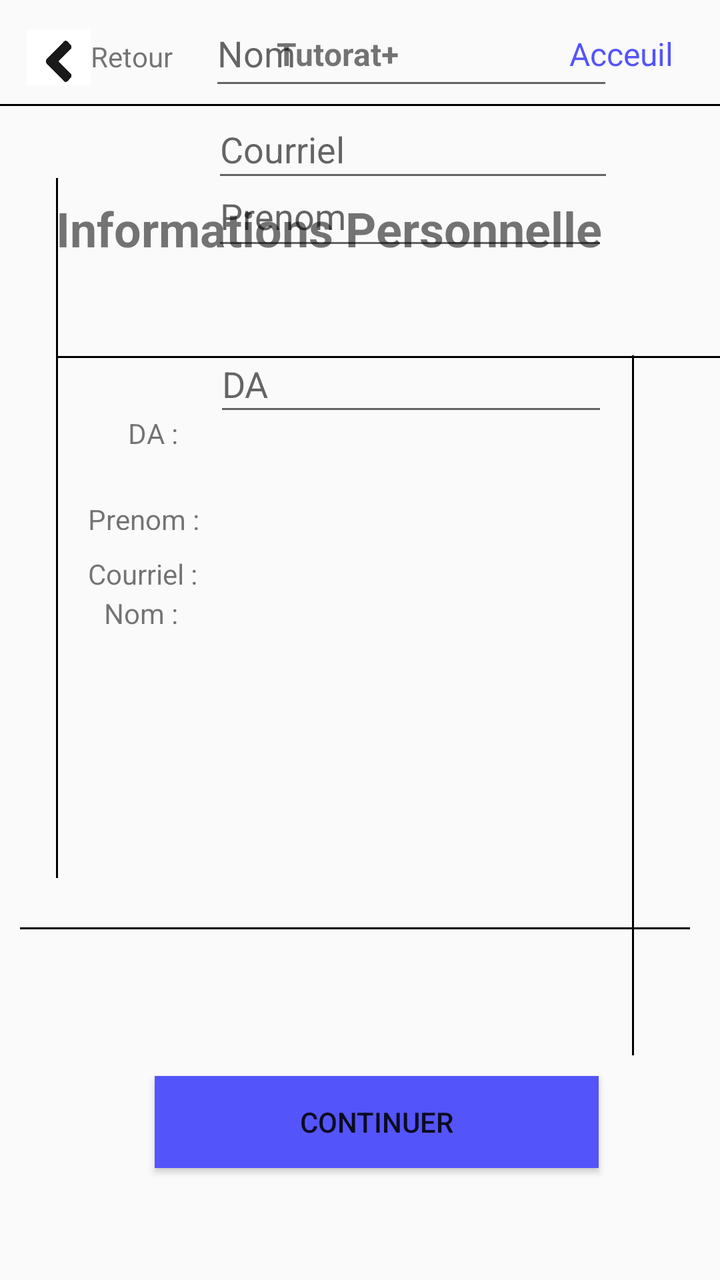
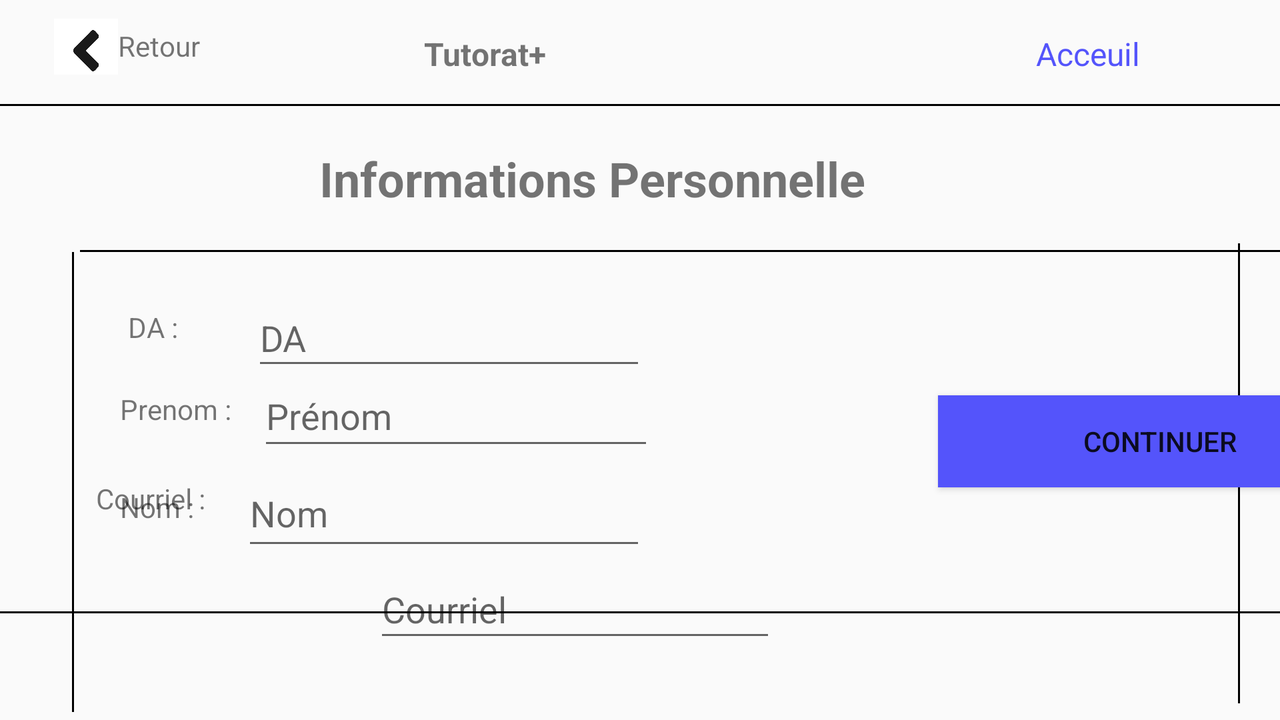

An Android layout and its configuration variant, each rendered on a device that would load it. The default file and the variant file are quoted in full after the pictures.
<!-- AndroidManifest.xml: application theme Theme.TutoratPlus -->
<!-- res/layout/fragment_information_personnlle.xml -->
<?xml version="1.0" encoding="utf-8"?>
<androidx.constraintlayout.widget.ConstraintLayout
    xmlns:android="http://schemas.android.com/apk/res/android"
    xmlns:app="http://schemas.android.com/apk/res-auto"
    xmlns:tools="http://schemas.android.com/tools"
    android:id="@+id/frameLayout"
    android:layout_width="match_parent"
    android:layout_height="match_parent"
    tools:context=".presentation.informationPersonnelle.InformationPersonnlle">

    

    <EditText
        android:id="@+id/champNomInfo"
        android:hint="Nom"
        android:layout_width="202dp"
        android:layout_height="50dp"
        android:layout_marginStart="64dp"
        app:layout_constraintEnd_toEndOf="@+id/champPrenomInfo"
        app:layout_constraintHorizontal_bias="0.833"
        app:layout_constraintStart_toStartOf="@+id/textView5"
        tools:ignore="MissingConstraints"
        tools:layout_editor_absoluteY="282dp" />

    <EditText
        android:id="@+id/champPrenomInfo"
        android:hint="Prenom"
        android:layout_width="198dp"
        android:layout_height="47dp"
        android:layout_marginStart="64dp"
        app:layout_constraintBottom_toTopOf="@+id/champNomInfo"
        app:layout_constraintEnd_toEndOf="@+id/champDAInfo"
        app:layout_constraintHorizontal_bias="1.0"
        app:layout_constraintStart_toStartOf="@+id/textView4"
        app:layout_constraintTop_toBottomOf="@+id/champDAInfo"
        tools:ignore="MissingConstraints" />

    <TextView
        android:id="@+id/sujetPage"
        android:layout_width="304dp"
        android:layout_height="40dp"
        android:layout_marginTop="45dp"
        android:text="Informations Personnelle"
        android:textSize="24sp"
        android:textStyle="bold"
        app:layout_constraintEnd_toEndOf="parent"
        app:layout_constraintStart_toStartOf="parent"
        app:layout_constraintTop_toBottomOf="@+id/ligneNoire"
        tools:ignore="MissingConstraints" />

    <LinearLayout
        android:id="@+id/buttonRetour"
        android:layout_width="80dp"
        android:layout_height="28dp"
        app:layout_constraintBottom_toTopOf="@+id/sujetPage"
        app:layout_constraintEnd_toEndOf="parent"
        app:layout_constraintHorizontal_bias="0.048"
        app:layout_constraintStart_toStartOf="parent"
        app:layout_constraintTop_toTopOf="parent"
        app:layout_constraintVertical_bias="0.21">

        <ImageView
            android:layout_width="32dp"
            android:layout_height="32dp"
            android:src="@drawable/flecheback" />

        <TextView
            android:layout_width="48dp"
            android:layout_height="match_parent"
            android:layout_marginTop="4dp"
            android:text="Retour" />

    </LinearLayout>

    <TextView
        android:id="@+id/textTitre"
        android:layout_width="67dp"
        android:layout_height="30dp"
        android:layout_marginTop="16dp"
        android:text="Tutorat+"
        android:textSize="16sp"
        android:textStyle="bold"
        app:layout_constraintEnd_toEndOf="parent"
        app:layout_constraintHorizontal_bias="0.225"
        app:layout_constraintStart_toEndOf="@+id/buttonRetour"
        app:layout_constraintTop_toTopOf="parent" />

    <TextView
        android:id="@+id/textAcceuil"
        android:layout_width="wrap_content"
        android:layout_height="wrap_content"
        android:layout_marginTop="16dp"
        android:text="Acceuil"
        android:textColor="@color/bleu"
        android:textSize="16sp"
        app:layout_constraintEnd_toEndOf="parent"
        app:layout_constraintHorizontal_bias="0.773"
        app:layout_constraintStart_toEndOf="@+id/textTitre"
        app:layout_constraintTop_toTopOf="parent" />

    <TextView
        android:id="@+id/ligneNoire"
        android:layout_width="match_parent"
        android:layout_height="1dp"
        android:layout_marginTop="6dp"
        android:layout_marginBottom="43dp"
        android:background="#000000"
        android:paddingBottom="2dp"
        android:textSize="16sp"
        android:textStyle="bold"
        app:layout_constraintBottom_toTopOf="@+id/sujetPage"
        app:layout_constraintTop_toBottomOf="@+id/textTitre"
        tools:ignore="MissingConstraints"
        tools:layout_editor_absoluteX="0dp" />

    

    

    <TextView
        android:id="@+id/ligneHaut2"
        android:layout_width="335sp"
        android:layout_height="1dp"
        android:layout_marginStart="28dp"
        android:layout_marginTop="40dp"
        android:background="#000000"
        android:paddingBottom="2dp"

        android:textSize="16sp"
        android:textStyle="bold"
        app:layout_constraintStart_toStartOf="parent"
        app:layout_constraintTop_toBottomOf="@+id/sujetPage"
        tools:ignore="MissingConstraints" />

    <TextView
        android:id="@+id/ligneGauche"
        android:layout_width="1sp"
        android:layout_height="350dp"
        android:layout_marginStart="28dp"
        android:layout_marginBottom="200dp"
        android:background="#000000"
        android:paddingBottom="2dp"
        android:textSize="16sp"
        android:textStyle="bold"
        app:layout_constraintBottom_toBottomOf="parent"
        app:layout_constraintStart_toStartOf="parent"
        app:layout_constraintTop_toBottomOf="@+id/textTitre"
        app:layout_constraintVertical_bias="0.977"
        tools:ignore="MissingConstraints" />

    <TextView
        android:id="@+id/lignedroite"
        android:layout_width="1sp"
        android:layout_height="350dp"
        android:layout_marginTop="140dp"
        android:layout_marginEnd="28dp"
        android:background="#000000"
        android:paddingBottom="2dp"
        android:textSize="16sp"
        android:textStyle="bold"
        app:layout_constraintEnd_toEndOf="parent"
        app:layout_constraintHorizontal_bias="0.95"
        app:layout_constraintStart_toEndOf="@+id/ligneGauche"
        app:layout_constraintTop_toBottomOf="@+id/textAcceuil"
        tools:ignore="MissingConstraints" />

    <TextView
        android:id="@+id/ligneBas"
        android:layout_width="335dp"
        android:layout_height="1dp"


        android:layout_marginBottom="50dp"

        android:background="#000000"
        android:paddingBottom="2dp"
        android:textSize="16sp"
        android:textStyle="bold"
        app:layout_constraintBottom_toBottomOf="parent"
        app:layout_constraintEnd_toEndOf="parent"
        app:layout_constraintHorizontal_bias="0.394"
        app:layout_constraintStart_toStartOf="parent"
        app:layout_constraintTop_toBottomOf="@+id/ligneHaut2"
        app:layout_constraintVertical_bias="0.694"
        tools:ignore="MissingConstraints" />

    

    <Button
        android:id="@+id/buttonContinuer"
        android:layout_width="222dp"
        android:layout_height="46dp"
        android:layout_marginBottom="56dp"
        android:text="Continuer"
        android:background="@color/bleu"
        app:layout_constraintBottom_toBottomOf="parent"
        app:layout_constraintEnd_toEndOf="parent"
        app:layout_constraintHorizontal_bias="0.56"
        app:layout_constraintStart_toStartOf="parent"
        app:layout_constraintTop_toBottomOf="@+id/ligneBas"
        app:layout_constraintVertical_bias="1.0"
        tools:ignore="MissingConstraints" />

    <TextView
        android:id="@+id/textView"
        android:layout_width="wrap_content"
        android:layout_height="wrap_content"
        android:layout_marginStart="64dp"
        android:layout_marginTop="28dp"
        android:text="DA : "
        app:layout_constraintStart_toStartOf="parent"
        app:layout_constraintTop_toBottomOf="@+id/ligneHaut2"
        tools:ignore="MissingConstraints" />

    <TextView
        android:id="@+id/textView4"
        android:layout_width="59dp"
        android:layout_height="15dp"
        android:layout_marginStart="44dp"
        android:layout_marginTop="24dp"
        android:text="Prenom : "
        app:layout_constraintStart_toStartOf="parent"
        app:layout_constraintTop_toBottomOf="@+id/textView"
        tools:ignore="MissingConstraints" />

    <TextView
        android:id="@+id/textView5"
        android:layout_width="wrap_content"
        android:layout_height="wrap_content"
        android:layout_marginStart="52dp"
        android:layout_marginTop="32dp"
        android:text="Nom : "
        app:layout_constraintStart_toStartOf="parent"
        app:layout_constraintTop_toBottomOf="@+id/textView4"
        tools:ignore="MissingConstraints" />

    <TextView
        android:id="@+id/textView6"
        android:layout_width="wrap_content"
        android:layout_height="wrap_content"
        android:layout_marginStart="44dp"
        android:layout_marginBottom="256dp"
        android:text="Courriel : "
        app:layout_constraintBottom_toTopOf="@+id/buttonContinuer"
        app:layout_constraintStart_toStartOf="parent"
        app:layout_constraintTop_toBottomOf="@+id/textView5"
        app:layout_constraintVertical_bias="0.729"
        tools:ignore="MissingConstraints" />

    <EditText
        android:id="@+id/champCourrielInfo"
        android:hint="Courriel"
        android:layout_width="201dp"
        android:layout_height="46dp"
        android:layout_marginStart="64dp"
        android:layout_marginBottom="156dp"
        app:layout_constraintBottom_toTopOf="@+id/ligneBas"
        app:layout_constraintEnd_toEndOf="@+id/champNomInfo"
        app:layout_constraintHorizontal_bias="0.875"
        app:layout_constraintStart_toStartOf="@+id/textView6"
        app:layout_constraintTop_toBottomOf="@+id/champNomInfo"
        app:layout_constraintVertical_bias="0.0"
        tools:ignore="MissingConstraints" />

    <EditText
        android:id="@+id/champDAInfo"
        android:layout_width="197dp"
        android:layout_height="45dp"
        android:layout_marginTop="8dp"
        android:hint="DA"
        app:layout_constraintBottom_toTopOf="@+id/champNomInfo"
        app:layout_constraintEnd_toEndOf="@+id/ligneHaut2"
        app:layout_constraintHorizontal_bias="0.572"
        app:layout_constraintStart_toStartOf="@+id/ligneHaut2"
        app:layout_constraintTop_toTopOf="@+id/ligneHaut2"
        app:layout_constraintVertical_bias="0.078"
        tools:ignore="MissingConstraints" />

</androidx.constraintlayout.widget.ConstraintLayout>
<!-- resources referenced by this layout -->
<resources>
  <color name="bleu">#5454FB</color>
  <!-- drawable flecheback: png bitmap (drawable, 20891 bytes) -->
  <style name="Theme.TutoratPlus" parent="Base.Theme.TutoratPlus" />
  <style name="Base.Theme.TutoratPlus" parent="Theme.AppCompat.Light.NoActionBar">
          
          
      </style>
</resources>
<!-- res/layout-land/fragment_information_personnlle.xml (the repository's variant of the layout above) -->
<!-- drawn on the phone turned sideways -->
<?xml version="1.0" encoding="utf-8"?>
<androidx.constraintlayout.widget.ConstraintLayout
    xmlns:android="http://schemas.android.com/apk/res/android"
    xmlns:app="http://schemas.android.com/apk/res-auto"
    xmlns:tools="http://schemas.android.com/tools"
    android:layout_width="match_parent"
    android:layout_height="match_parent"
    tools:context=".presentation.informationPersonnelle.VueInformationPersonnlle">

    

    <EditText
        android:id="@+id/champNomInfo"
        android:layout_width="202dp"
        android:layout_height="50dp"
        android:layout_marginTop="104dp"
        android:layout_marginEnd="296dp"
        android:hint="@string/nom_hint"
        app:layout_constraintEnd_toStartOf="@+id/lignedroite"
        app:layout_constraintTop_toBottomOf="@+id/ligneHaut2"
        tools:ignore="MissingConstraints" />

    <EditText
        android:id="@+id/champPrenomInfo"
        android:layout_width="198dp"
        android:layout_height="47dp"
        android:layout_marginEnd="292dp"
        android:hint="@string/pr_nom_hint"
        app:layout_constraintBottom_toTopOf="@+id/champNomInfo"
        app:layout_constraintEnd_toStartOf="@+id/lignedroite"
        app:layout_constraintTop_toBottomOf="@+id/champDAInfo"
        app:layout_constraintVertical_bias="1.0"
        tools:ignore="MissingConstraints" />

    <TextView
        android:id="@+id/sujetPage"
        android:layout_width="304dp"
        android:layout_height="40dp"
        android:layout_marginTop="20dp"
        android:text="@string/informations_personnelle"
        android:textSize="24sp"
        android:textStyle="bold"
        app:layout_constraintEnd_toEndOf="parent"
        app:layout_constraintHorizontal_bias="0.475"
        app:layout_constraintStart_toStartOf="parent"
        app:layout_constraintTop_toBottomOf="@+id/ligneNoire"
        tools:ignore="MissingConstraints" />

    <LinearLayout
        android:id="@+id/buttonRetour"
        android:layout_width="80dp"
        android:layout_height="28dp"
        app:layout_constraintBottom_toTopOf="@+id/sujetPage"
        app:layout_constraintEnd_toEndOf="parent"
        app:layout_constraintHorizontal_bias="0.048"
        app:layout_constraintStart_toStartOf="parent"
        app:layout_constraintTop_toTopOf="parent"
        app:layout_constraintVertical_bias="0.21">

        <ImageView
            android:layout_width="32dp"
            android:layout_height="32dp"
            android:src="@drawable/flecheback" />

        <TextView
            android:layout_width="48dp"
            android:layout_height="match_parent"
            android:layout_marginTop="4dp"
            android:text="@string/retour" />

    </LinearLayout>

    <TextView
        android:id="@+id/textTitre"
        android:layout_width="67dp"
        android:layout_height="30dp"
        android:layout_marginTop="16dp"
        android:text="@string/tutorat"
        android:textSize="16sp"
        android:textStyle="bold"
        app:layout_constraintEnd_toEndOf="parent"
        app:layout_constraintHorizontal_bias="0.225"
        app:layout_constraintStart_toEndOf="@+id/buttonRetour"
        app:layout_constraintTop_toTopOf="parent" />

    <TextView
        android:id="@+id/textAcceuil"
        android:layout_width="wrap_content"
        android:layout_height="wrap_content"
        android:layout_marginTop="16dp"
        android:text="@string/acceuil"
        android:textColor="@color/bleu"
        android:textSize="16sp"
        app:layout_constraintEnd_toEndOf="parent"
        app:layout_constraintHorizontal_bias="0.773"
        app:layout_constraintStart_toEndOf="@+id/textTitre"
        app:layout_constraintTop_toTopOf="parent" />

    <TextView
        android:id="@+id/ligneNoire"
        android:layout_width="match_parent"
        android:layout_height="1dp"
        android:layout_marginTop="6dp"
        android:layout_marginBottom="43dp"
        android:background="#000000"
        android:paddingBottom="2dp"
        android:textSize="16sp"
        android:textStyle="bold"
        app:layout_constraintBottom_toTopOf="@+id/sujetPage"
        app:layout_constraintTop_toBottomOf="@+id/textTitre"
        tools:ignore="MissingConstraints"
        tools:layout_editor_absoluteX="0dp" />

    

    

    <TextView
        android:id="@+id/ligneHaut2"
        android:layout_width="670sp"
        android:layout_height="1dp"
        android:layout_marginStart="40dp"
        android:layout_marginTop="12dp"
        android:background="#000000"
        android:paddingBottom="2dp"

        android:textSize="16sp"
        android:textStyle="bold"
        app:layout_constraintStart_toStartOf="parent"
        app:layout_constraintTop_toBottomOf="@+id/sujetPage"
        tools:ignore="MissingConstraints" />

    <TextView
        android:id="@+id/ligneGauche"
        android:layout_width="1sp"
        android:layout_height="230dp"
        android:layout_marginStart="36dp"
        android:layout_marginTop="80dp"
        android:background="#000000"
        android:paddingBottom="2dp"
        android:textSize="16sp"
        android:textStyle="bold"
        app:layout_constraintStart_toStartOf="parent"
        app:layout_constraintTop_toBottomOf="@+id/textTitre"
        tools:ignore="MissingConstraints" />

    

    <TextView
        android:id="@+id/lignedroite"
        android:layout_width="1sp"
        android:layout_height="230dp"
        android:layout_marginTop="84dp"
        android:layout_marginEnd="20dp"
        android:background="#000000"
        android:paddingBottom="2dp"
        android:textSize="16sp"
        android:textStyle="bold"
        app:layout_constraintEnd_toEndOf="parent"
        app:layout_constraintTop_toBottomOf="@+id/textAcceuil"
        tools:ignore="MissingConstraints" />

    <TextView
        android:id="@+id/ligneBas"
        android:layout_width="670dp"
        android:layout_height="1dp"


        android:layout_marginBottom="50dp"

        android:background="#000000"
        android:paddingBottom="2dp"
        android:textSize="16sp"
        android:textStyle="bold"
        app:layout_constraintBottom_toBottomOf="parent"
        app:layout_constraintEnd_toEndOf="parent"
        app:layout_constraintHorizontal_bias="0.606"
        app:layout_constraintStart_toStartOf="parent"
        app:layout_constraintTop_toBottomOf="@+id/ligneHaut2"
        app:layout_constraintVertical_bias="0.982"
        tools:ignore="MissingConstraints" />

    <Button
        android:id="@+id/buttonContinuer"
        android:layout_width="222dp"
        android:layout_height="46dp"
        android:layout_marginStart="432dp"
        android:layout_marginTop="160dp"
        android:background="@color/bleu"
        android:text="@string/continuer"
        app:layout_constraintBottom_toBottomOf="parent"
        app:layout_constraintStart_toEndOf="@+id/ligneGauche"
        app:layout_constraintTop_toBottomOf="@+id/textAcceuil"
        app:layout_constraintVertical_bias="0.0"
        tools:ignore="MissingConstraints" />

    <TextView
        android:id="@+id/textView"
        android:layout_width="123dp"
        android:layout_height="33dp"
        android:layout_marginStart="64dp"
        android:layout_marginTop="28dp"
        android:text="@string/da"
        app:layout_constraintStart_toStartOf="parent"
        app:layout_constraintTop_toBottomOf="@+id/ligneHaut2"
        tools:ignore="MissingConstraints" />

    <TextView
        android:id="@+id/textView4"
        android:layout_width="148dp"
        android:layout_height="33dp"
        android:layout_marginStart="60dp"
        android:layout_marginTop="8dp"
        android:text="@string/prenom"
        app:layout_constraintEnd_toStartOf="@+id/lignedroite"
        app:layout_constraintHorizontal_bias="0.0"
        app:layout_constraintStart_toStartOf="parent"
        app:layout_constraintTop_toBottomOf="@+id/textView"
        tools:ignore="MissingConstraints" />

    <TextView
        android:id="@+id/textView5"
        android:layout_width="129dp"
        android:layout_height="28dp"
        android:layout_marginStart="60dp"
        android:layout_marginTop="16dp"
        android:text="@string/nom"
        app:layout_constraintStart_toStartOf="parent"
        app:layout_constraintTop_toBottomOf="@+id/textView4"
        tools:ignore="MissingConstraints" />

    <TextView
        android:id="@+id/textView6"
        android:layout_width="163dp"
        android:layout_height="31dp"
        android:layout_marginStart="48dp"
        android:layout_marginBottom="36dp"
        android:text="@string/courriel"
        app:layout_constraintBottom_toBottomOf="@+id/ligneBas"
        app:layout_constraintStart_toStartOf="parent"
        app:layout_constraintTop_toBottomOf="@+id/textView5"
        app:layout_constraintVertical_bias="1.0"
        tools:ignore="MissingConstraints" />

    <EditText
        android:id="@+id/champCourrielInfo"
        android:layout_width="201dp"
        android:layout_height="46dp"
        android:layout_marginStart="64dp"
        android:layout_marginBottom="156dp"
        android:hint="@string/courriel_hint"
        app:layout_constraintBottom_toTopOf="@+id/ligneBas"
        app:layout_constraintEnd_toStartOf="@+id/lignedroite"
        app:layout_constraintHorizontal_bias="0.245"
        app:layout_constraintStart_toStartOf="@+id/textView6"
        app:layout_constraintTop_toBottomOf="@+id/champNomInfo"
        app:layout_constraintVertical_bias="0.0"
        tools:ignore="MissingConstraints" />

    <EditText
        android:id="@+id/champDAInfo"
        android:layout_width="197dp"
        android:layout_height="45dp"
        android:layout_marginTop="20dp"
        android:layout_marginEnd="296dp"
        android:hint="@string/da_hint"
        app:layout_constraintEnd_toStartOf="@+id/lignedroite"
        app:layout_constraintTop_toTopOf="@+id/ligneHaut2"
        tools:ignore="MissingConstraints" />

</androidx.constraintlayout.widget.ConstraintLayout>
<!-- resources referenced by the variant -->
<!-- as the phone turned sideways resolves them -->
<resources>
  <color name="bleu">#5454FB</color>
  <!-- drawable flecheback: png bitmap (drawable, 20891 bytes) -->
  <string name="acceuil">Acceuil</string>
  <string name="continuer">Continuer</string>
  <string name="courriel">Courriel :</string>
  <string name="courriel_hint">Courriel</string>
  <string name="da">DA :</string>
  <string name="da_hint">DA</string>
  <string name="informations_personnelle">Informations Personnelle</string>
  <string name="nom">Nom :</string>
  <string name="nom_hint">Nom</string>
  <string name="pr_nom_hint">Prénom</string>
  <string name="prenom">Prenom :</string>
  <string name="retour">Retour</string>
  <string name="tutorat">Tutorat+</string>
  <style name="Theme.TutoratPlus" parent="Base.Theme.TutoratPlus" />
  <style name="Base.Theme.TutoratPlus" parent="Theme.AppCompat.Light.NoActionBar">
          
          
      </style>
</resources>
